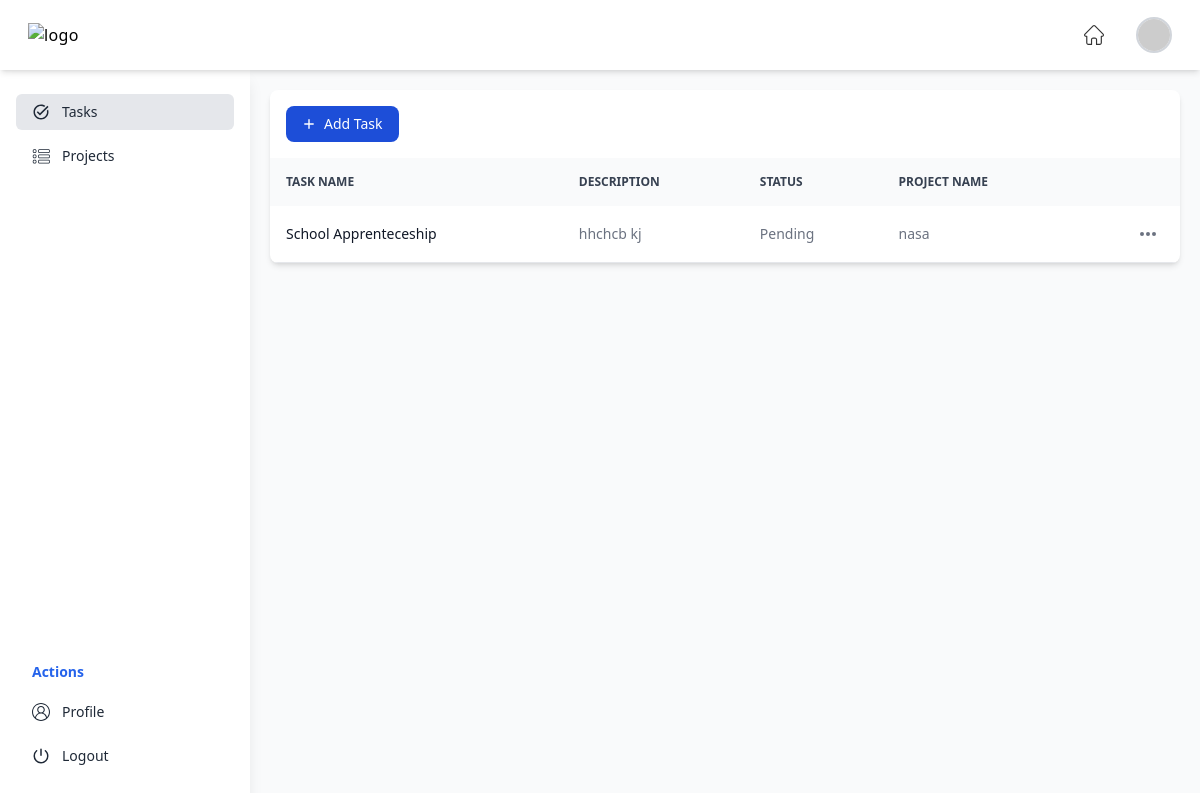
Before: /tasks/ (signed in) with the older database file.
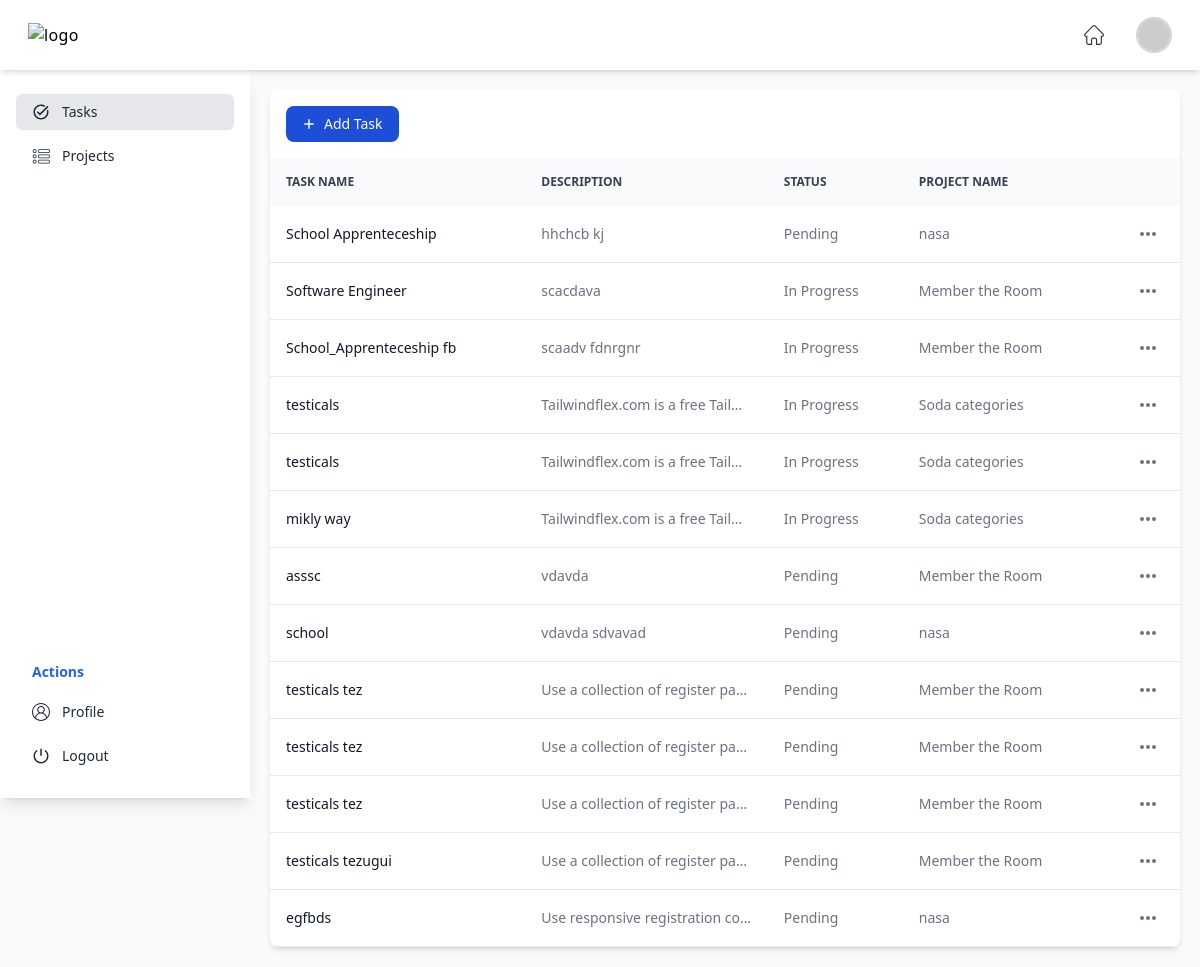
After: the same page with the newer database file.
### tasks/models.py (models this page shows, shortened)
class Task(models.Model):
    title = models.CharField(max_length=200)
    description = models.TextField()
    due_date = models.DateField()
    priority = models.CharField(max_length=10, choices=[('Low', 'Low'), ('Medium', 'Medium'), ('High', 'High')])
    status = models.CharField(max_length=20, choices=[('Pending', 'Pending'), ('In Progress', 'In Progress'), ('Completed', 'Completed')])
    project = models.ForeignKey(Project, on_delete=models.CASCADE, related_name="tasks")
    assigned_to = models.ForeignKey(settings.AUTH_USER_MODEL, on_delete=models.SET_NULL, null=True)

class Project(models.Model):
    name = models.CharField(max_length=200)
    description = models.TextField()
    created_at = models.DateTimeField(auto_now_add=True)
    def __str__(self):
        return self.name

### tasks/views.py (the view)
# urls.py: path('', task_list, name='task_list'),
@login_required
def task_list(request, project_id=None):
    if project_id:
        project = get_object_or_404(Project, id=project_id)
        tasks = Task.objects.filter(project=project)
    else:
        project = None
        tasks = Task.objects.all()
    return render(request, 'tasks/task_list.html', {'tasks': tasks, 'project': project})

### theme/templates/tasks/task_list.html (shortened to what this page needs)
{% extends '../base_dashboard.html' %} {% load static %}  {% block content %}
    <section class="bg-gray-50 dark:bg-gray-900 p-3 sm:p-5 antialiased">
        <div class="mx-auto max-w-screen-5xl px-2 lg:px-0">
            <div class="bg-white dark:bg-gray-800 relative shadow-md sm:rounded-lg overflow-hidden">
                <div class="flex flex-col md:flex-row items-center justify-between space-y-3 md:space-y-0 md:space-x-4 p-4">
                    <div class="w-full md:w-auto flex flex-col md:flex-row space-y-2 md:space-y-0 items-stretch md:items-center justify-end md:space-x-3 flex-shrink-0">
                        <a
                            href="{% url 'task_create' %}"
                            class="flex items-center justify-center text-white bg-primary-700 hover:bg-primary-800 focus:ring-4 focus:ring-primary-300 font-medium rounded-lg text-sm px-4 py-2 dark:bg-primary-600 dark:hover:bg-primary-700 focus:outline-none dark:focus:ring-primary-800">
                            <svg class="h-3.5 w-3.5 mr-2" fill="currentColor" viewbox="0 0 20 20" xmlns="http://www.w3.org/2000/svg" aria-hidden="true">
                                <path clip-rule="evenodd" fill-rule="evenodd" d="M10 3a1 1 0 011 1v5h5a1 1 0 110 2h-5v5a1 1 0 11-2 0v-5H4a1 1 0 110-2h5V4a1 1 0 011-1z" />
                            </svg>
                            Add Task
                        </a>
                    </div>
                </div>
                <div class="overflow-x-auto">
                    <table class="w-full text-sm text-left text-gray-500 dark:text-gray-400">
                        <thead class="text-xs text-gray-700 uppercase bg-gray-50 dark:bg-gray-700 dark:text-gray-400">
                            <tr>
                                <th scope="col" class="px-4 py-4">Task name</th>
                                <th scope="col" class="px-4 py-3">Description</th>
                                <th scope="col" class="px-4 py-3">Status</th>
                                <th scope="col" class="px-4 py-3">Project Name</th>
                                <th scope="col" class="px-4 py-3">
                                </th>
                            </tr>
                        </thead>
                        <tbody>
                            {% for task in tasks %}
                                <tr class="border-b dark:border-gray-700">
                                    <th scope="row" class="px-4 py-3 font-medium text-gray-900 whitespace-nowrap dark:text-white">{{ task.title }}</th>
                                    <td class="px-4 py-3 max-w-[12rem] truncate">{{ task.description }}</td>
                                    <td class="px-4 py-3">{{ task.status }}</td>
                                    <td class="px-4 py-3">{{ task.project }}</td>
                                    <td class="px-4 py-3 flex items-center justify-end">
                                        <button id="{{ task.id }}-button" data-dropdown-toggle="{{ task.id }}" class="inline-flex items-center text-sm font-medium hover:bg-gray-100 dark:hover:bg-gray-700 p-1.5 dark:hover-bg-gray-800 text-center text-gray-500 hover:text-gray-800 rounded-lg focus:outline-none dark:text-gray-400 dark:hover:text-gray-100" type="button">
                                            <svg class="w-5 h-5" aria-hidden="true" fill="currentColor" viewbox="0 0 20 20" xmlns="http://www.w3.org/2000/svg">
                                                <path d="M6 10a2 2 0 11-4 0 2 2 0 014 0zM12 10a2 2 0 11-4 0 2 2 0 014 0zM16 12a2 2 0 100-4 2 2 0 000 4z" />
                                            </svg>
                                        </button>
                                    </td>
                                </tr>
                            {% endfor %}
                        </tbody>
                    </table>
                </div>
            </div>
        </div>
    </section>
{% endblock %}

### theme/templates/base_dashboard.html (shortened to what this page needs)
{% load static tailwind_tags %}
<!DOCTYPE html>
<html lang="en" class="h-full bg-gray-50 dark:bg-gray-900">
  <head>
    {% tailwind_css %}
  </head>
  <body class="bg-gray-50 font-sans leading-normal tracking-normal h-full">
    <div>
      <div class="relative font-sans pt-[70px] h-screen">
        <header
          class="flex shadow-md py-1 px-4 sm:px-7 bg-white min-h-[70px] tracking-wide z-[110] fixed top-0 w-full"
        >
          <div
            class="flex flex-wrap items-center justify-between gap-4 w-full relative"
          >
            <a href="javascript:void(0)"
              ><img
                src="https://readymadeui.com/readymadeui.svg"
                alt="logo"
                class="w-36"
              />
            </a>
            <div
              id="collapseMenu"
              class="max-lg:hidden lg:!block max-lg:before:fixed max-lg:before:bg-black max-lg:before:opacity-50 max-lg:before:inset-0 max-lg:before:z-50"
            >
              <div
                class="max-lg:fixed max-lg:bg-white max-lg:w-1/2 max-lg:min-w-[300px] max-lg:top-0 max-lg:left-0 max-lg:p-6 max-lg:h-full max-lg:shadow-md max-lg:overflow-auto z-50"
              >
                <div
                  class="flex items-center max-lg:flex-col-reverse max-lg:ml-auto gap-8"
                >
                  <div class="flex items-center space-x-6 max-lg:flex-wrap">
                  </div>
                  <div class="dropdown-menu relative flex shrink-0 group">
                    <img
                      src="https://ui-avatars.com/api/?format=svg&rounded=true&name={{ user.username }}&background=random&length=1&rounded=true"
                      alt="{{ user.username }}"
                      class="w-9 h-9 max-lg:w-16 max-lg:h-16 rounded-full border-2 border-gray-300 cursor-pointer"
                    />
                  </div>
                </div>
              </div>
            </div>
          </div>
        </header>
        <div>
          <div class="flex items-start">
            <nav id="sidebar" class="lg:min-w-[250px] w-max max-lg:min-w-8">
              <div
                id="sidebar-collapse-menu"
                style="height: calc(100vh - 72px)"
                class="bg-white flex flex-col justify-between shadow-lg h-screen fixed py-6 px-4 top-[70px] left-0 overflow-auto z-[99] lg:min-w-[250px] lg:w-max max-lg:w-0 max-lg:invisible transition-all duration-500"
              >
                <ul class="space-y-2">
                  <li>
                    <a
                      href="{% url 'task_list' %}"
                      class="text-gray-800 text-sm flex items-center {% if request.resolver_match.url_name == 'task_list' %}bg-gray-200{% else %}hover:bg-gray-100{% endif %} rounded-md px-4 py-2 transition-all"
                    >
                      <span>Tasks</span>
                    </a>
                  </li>
                  <li>
                    <a
                      href="{% url 'project_list' %}"
                      class="text-gray-800 text-sm flex items-center {% if request.resolver_match.url_name == 'project_list' %}bg-gray-200{% else %}hover:bg-gray-100{% endif %} rounded-md px-4 py-2 transition-all"
                    >
                      <span>Projects</span>
                    </a>
                  </li>
                </ul>
                <div class="mt-6">
                  <h6 class="text-blue-600 text-sm font-bold px-4">Actions</h6>
                  <ul class="mt-3 space-y-2">
                    <li>
                      <a
                        href="javascript:void(0)"
                        class="text-gray-800 text-sm flex items-center hover:bg-gray-100 rounded-md px-4 py-2 transition-all"
                      >
                        <span>Profile</span>
                      </a>
                    </li>
                    <li>
                      <a
                        href="{% url 'logout' %}"
                        class="text-gray-800 text-sm flex items-center hover:bg-gray-100 rounded-md px-4 py-2 transition-all"
                      >
                        <span>Logout</span>
                      </a>
                    </li>
                  </ul>
                </div>
              </div>
            </nav>
            <section class="main-content w-full overflow-auto p-0">
              <div class="overflow-x-auto">
                <div class="min-w-full bg-white">
                  {% block content %} {% endblock content %}
                </div>
              </div>
            </section>
          </div>
        </div>
      </div>
    </div>
  </body>
</html>

Changed rows visible on the page:
added Task: title "Software Engineer", description "scacdava", status "In Progress", project "Member the Room"
added Task: title "School_Apprenteceship fb", description "scaadv fdnrgnr", status "In Progress", project "Member the Room"
added Task: title "testicals", description "Tailwindflex.com is a free Tail…", status "In Progress", project "Soda categories"
added Task: title "testicals", description "Tailwindflex.com is a free Tail…", status "In Progress", project "Soda categories"
added Task: title "mikly way", description "Tailwindflex.com is a free Tail…", status "In Progress", project "Soda categories"
added Task: title "asssc", description "vdavda", status "Pending", project "Member the Room"
added Task: title "school", description "vdavda sdvavad", status "Pending", project "nasa"
added Task: title "testicals tez", description "Use a collection of register pa…", status "Pending", project "Member the Room"
added Task: title "testicals tez", description "Use a collection of register pa…", status "Pending", project "Member the Room"
added Task: title "testicals tez", description "Use a collection of register pa…", status "Pending", project "Member the Room"
added Task: title "testicals tezugui", description "Use a collection of register pa…", status "Pending", project "Member the Room"
added Task: title "egfbds", description "Use responsive registration co…", status "Pending", project "nasa"
